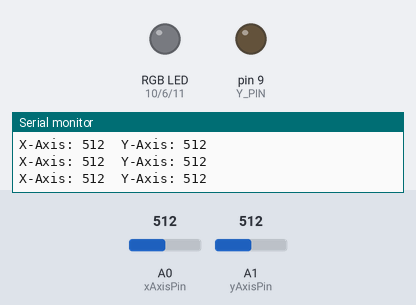
Recording of a sketch running on a simulated Arduino Uno, built with avr-gcc and run on an emulated ATmega328P. On the bench: an RGB LED mixed from three pins (HIGH = lit), output pins drawn as LEDs (lit = HIGH), the last lines printed to the serial monitor. The inputs (shaded band) are chosen by the test bench; at power-on: A0 (xAxisPin) = 512, A1 (yAxisPin) = 512. Dim RGB values are drawn brighter than linear.

Above: at 1.2 s.
1.3 s: A0 (xAxisPin) set to 716
At 1.6 s:
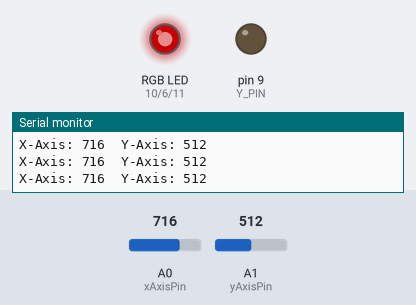
2.8 s: A1 (yAxisPin) set to 716
At 3.2 s:
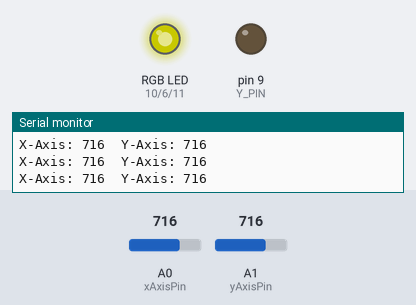
4.3 s: A0 (xAxisPin) set to 900
At 4.7 s:
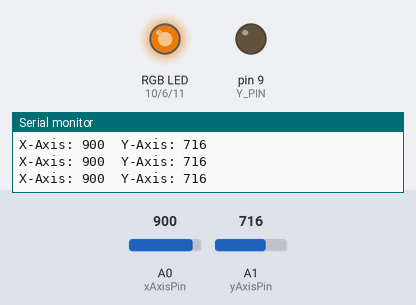
5.8 s: A1 (yAxisPin) set to 900
At 6.4 s:
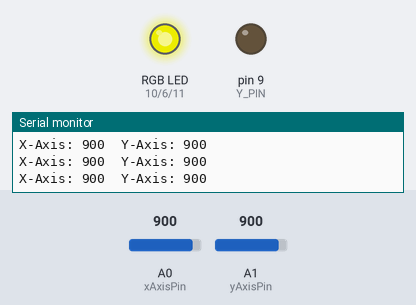
7.3 s: A0 (xAxisPin) set to 0
At 8.0 s:
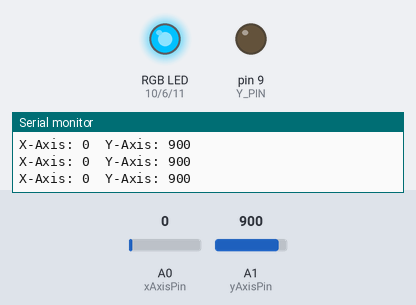
8.8 s: A1 (yAxisPin) set to 0
At 9.5 s:
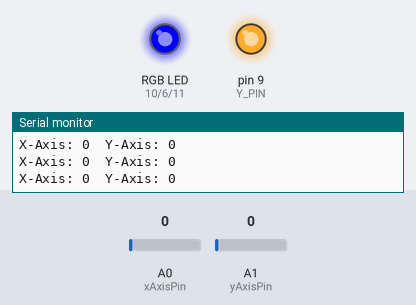
Timing chart, 0 to 11.3 s (numbered marks = the images above; inputs shaded):
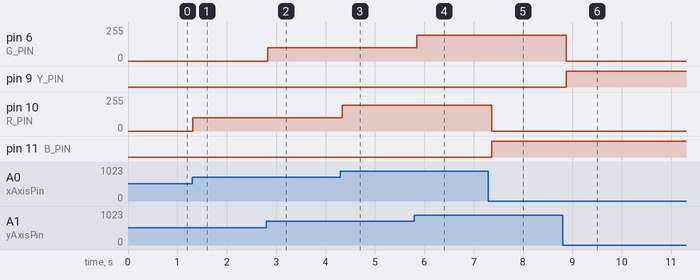

Measured:
- after the input at 1.3 s, pin 10 (R_PIN): 0/255 → 101/255 at once
- after the input at 2.8 s, pin 6 (G_PIN): 0/255 → 101/255 at once
- after the input at 4.3 s, pin 10 (R_PIN): 101/255 → 193/255 at once
- after the input at 5.8 s, pin 6 (G_PIN): 101/255 → 193/255 after 0.05 s
- after the input at 7.3 s, pin 10 (R_PIN): 193/255 → 0/255 after 0.06 s; pin 11 (B_PIN): LOW → HIGH after 0.06 s
- after the input at 8.8 s, pin 6 (G_PIN): 193/255 → 0/255 after 0.07 s; pin 9 (Y_PIN): LOW → HIGH after 0.07 s

The sketch:

oystick_Controlling_LEDS_using_Arduino_Uno.ino
```cpp
// Define the joystick analog input pins
const int xAxisPin = A0;
const int yAxisPin = A1;

int i, X_Neutral = 0, Y_Neutral = 0;

int B; // Blue LED brightness
int R; // Red LED brightness
int Y; // Yellow LED brightness
int G; // Green LED brightness

// Define the pins for the LEDs
const int B_PIN = 11; // Blue LED pin
const int R_PIN = 10; // Red LED pin
const int Y_PIN = 9;  // Yellow LED pin
const int G_PIN = 6;  // Green LED pin

void setup() {
  // Initialize serial communication at a baud rate of 9600
  Serial.begin(9600);

  // Calculate the neutral joystick values by averaging multiple readings
  for (i = 1; i <= 10; i++) {
    X_Neutral += analogRead(xAxisPin);
    Y_Neutral += analogRead(yAxisPin);
  }
  X_Neutral = X_Neutral / 10;
  Y_Neutral = Y_Neutral / 10;
}

void loop() {
  // Read the analog values from the joystick
  int xAxisValue = analogRead(xAxisPin);
  int yAxisValue = analogRead(yAxisPin);

  // Print the joystick values to the serial monitor
  Serial.print("X-Axis: ");
  Serial.print(xAxisValue);
  Serial.print("\tY-Axis: ");
  Serial.println(yAxisValue);

  // Control the Red and Blue LEDs based on X-axis joystick movement
  if (xAxisValue >= X_Neutral) {
    B = 0;
    R = map(xAxisValue, X_Neutral, 1023, 0, 255);
  } else {
    R = 0;
    B = map(xAxisValue, X_Neutral, 0, 0, 255);
  }

  // Control the Green and Yellow LEDs based on Y-axis joystick movement
  if (yAxisValue >= Y_Neutral) {
    Y = 0;
    G = map(yAxisValue, Y_Neutral, 1023, 0, 255);
  } else {
    G = 0;
    Y = map(yAxisValue, Y_Neutral, 0, 0, 255);
  }

  // Set the LED brightness using analogWrite
  analogWrite(R_PIN, R);
  analogWrite(B_PIN, B);
  analogWrite(Y_PIN, Y);
  analogWrite(G_PIN, G);

  // Add a delay to control the serial output rate
  delay(100);
}
```
